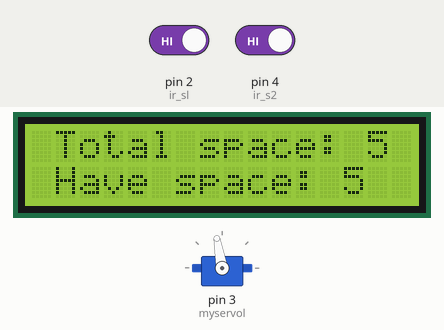
Bench run of a sketch on a simulated Arduino Uno, built with avr-gcc and run on an emulated ATmega328P. Parts: servo, 16×2 character LCD. The inputs (shaded band) are chosen by the test bench; at power-on: pin 2 (ir_sl) HIGH, pin 4 (ir_s2) HIGH.

Above: at 3.2 s.
3.3 s: pin 2 (ir_sl) driven LOW
At 4.0 s:
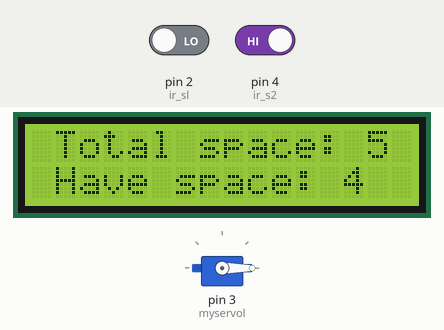
4.8 s: pin 4 (ir_s2) driven LOW
At 7.6 s:
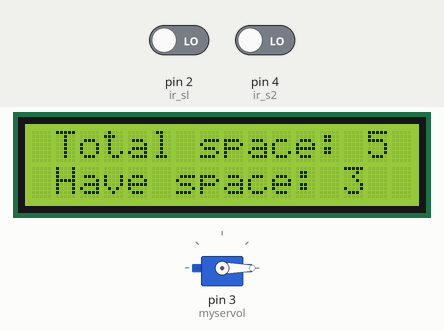
7.8 s: pin 4 (ir_s2) driven HIGH
9.3 s: pin 4 (ir_s2) driven LOW
At 11.7 s:
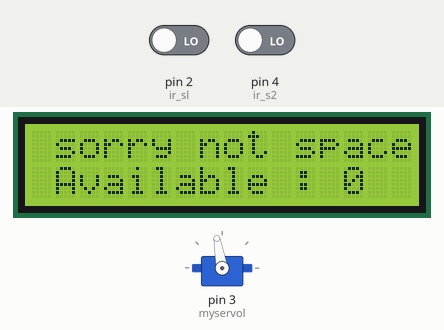
12.3 s: pin 2 (ir_sl) driven HIGH
At 12.7 s:
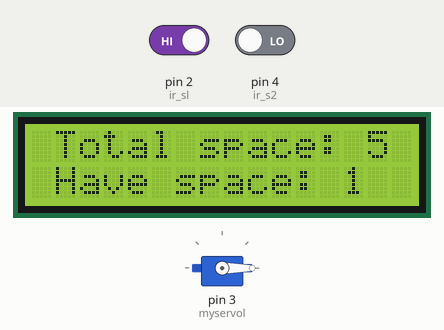
Timing chart, 0 to 14.8 s (numbered marks = the images above; inputs shaded):
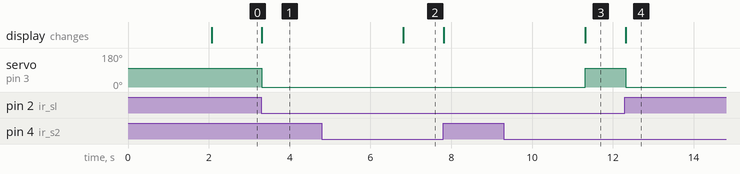

Measured:
- after the input at 3.3 s, servo on pin 3 (myservol): 100° → 0° at once; the display: changes at once (image 1)
- after the input at 4.8 s, the display: changes after 2.0 s (image 2)
- after the input at 9.3 s, servo on pin 3 (myservol): 0° → 100° after 2.0 s; the display: first changes after 2.0 s (image 3 shows a later state)
- after the input at 12.3 s, servo on pin 3 (myservol): goes on until 12.3 s, then stays 0°

The sketch:

car.ino
```cpp
#include <LiquidCrystal.h> // initialize the library with the number of the interface pins
LiquidCrystal lcd(A0, A1, A2, A3, A4, A5);
#include <Servo.h> // includes the servo library

Servo myservol;

int ir_sl = 2; // IR sensor
int ir_s2 = 4;

int Total = 5; // total available space for parking
int space;

int flag1 = 0;
int flag2 = 0;

void setup() {
pinMode(ir_sl, INPUT);
pinMode(ir_s2, INPUT);

myservol.attach(3); // servo motor pin number
myservol.write(100);

lcd.begin(16, 2);
lcd.setCursor (0,0);
lcd.print(" Car Parking ");
lcd.setCursor (0,1);
lcd.print(" System ");
delay (2000);
lcd.clear();

space = Total;
}

void loop(){

if(digitalRead (ir_sl) == LOW && flag1==0){
if(space>0){flag1=1;
if(flag2==0){myservol.write(0); space = space-1;} // car entering the parking system  space is decremented
}else{
lcd.setCursor (0,0);
lcd.print(" sorry not space "); // car parking system is full it's display "sorry not space"
lcd.setCursor (0,1);
lcd.print(" Available ");
delay(1000);
lcd.clear();
}
}


if(digitalRead (ir_s2) == LOW && flag2==0){flag2=1;
if(flag1==0){myservol.write(0); space =space+1;} // car exiting the parking system space is incremented
}

if(flag1==1 && flag2==1){
 delay(1000);
myservol.write(100);
flag1=0, flag2=0;
}

lcd.setCursor (0,0);
lcd.print(" Total space: "); // display the total available space
lcd.print(Total);

lcd.setCursor (0,1);
lcd.print(" Have space: ");
lcd.print(space);
}
```
